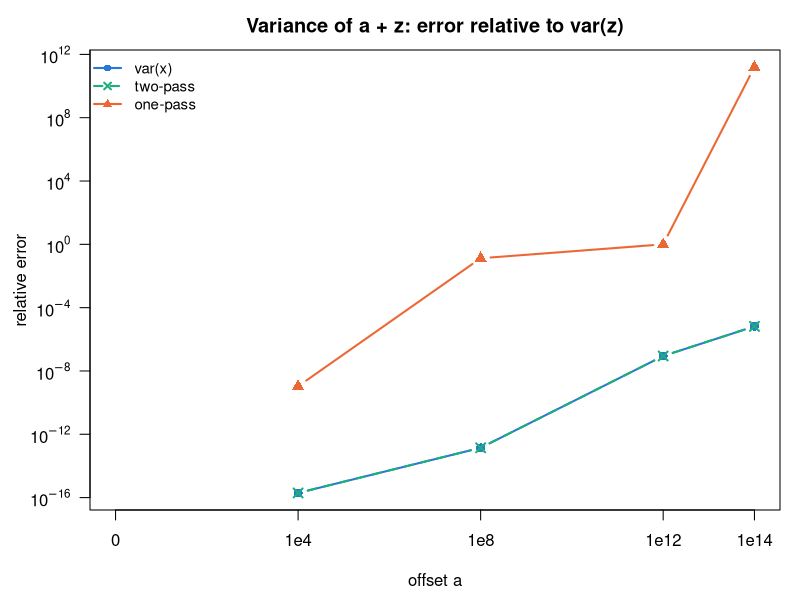

The R source for this figure:
## ---- chunk 1
set.seed(1)
z <- rnorm(100000, mean = 0, sd = 3)
offsets <- c(0, 1e4, 1e8, 1e12, 1e14)

# define the algorithms
## two-pass variance 
two_pass <- function(x) {
  x_bar <- mean(x)
  return(sum((x - x_bar)^2) / (length(x) - 1))
}

## one-pass variance
one_pass <- function(x) {
  n <- length(x)
  sum_x  <- sum(x)
  sum_x2 <- sum(x^2)
  (sum_x2 - sum_x^2 / n) / (n - 1)
}

# prep the df for caluclating later
results <- data.frame(
  a = numeric(),
  `var(x)` = numeric(),
  `two-pass` = numeric(),
  `one-pass` = numeric(),
  check.names = FALSE
)

for (a in offsets){
  x <- a + z

  new_row <- data.frame(
    a = a,
    `var(x)` = var(x),
    `two-pass`= two_pass(x),
    `one-pass` = one_pass(x),
    check.names = FALSE)

  # Append the row
  results <- rbind(results, new_row)
}

results
## ---- chunk 2
true_var <- var(z)
methods  <- c("var(x)", "two-pass", "one-pass")
rel_err  <- sapply(methods, function(m) abs(results[[m]] - true_var) / true_var)


cols <- c("#2a78d6", "#1baf7a", "#eb6834")  
pchs <- c(16, 4, 17)
ltys <- c(1, 2, 1)
x_at <- ifelse(offsets == 0, 1, offsets)      # a = 0 shown at 10^0 on the log axis

par(mar = c(4.5, 4.5, 2.5, 1), las = 1)
matplot(x_at, rel_err, log = "xy", type = "b",
        col = cols, pch = pchs, lty = ltys, lwd = 2, cex = 1.2,
        xaxt = "n", yaxt = "n", 
        xlab = "offset a", ylab = "relative error",
        main = "Variance of a + z: error relative to var(z)")
axis(1, at = x_at, labels = c("0", "1e4", "1e8", "1e12", "1e14"))
y_ticks <- 10^seq(-16, 16, by = 4)
axis(2, at = y_ticks, labels = parse(text = paste0("10^", log10(y_ticks))))
legend("topleft", legend = methods, col = cols, pch = pchs, lty = ltys,
       lwd = 2, bty = "n", cex = 0.9)
## ---- chunk 3

## ---- chunk 4

## ---- chunk 5

## ---- chunk 6
